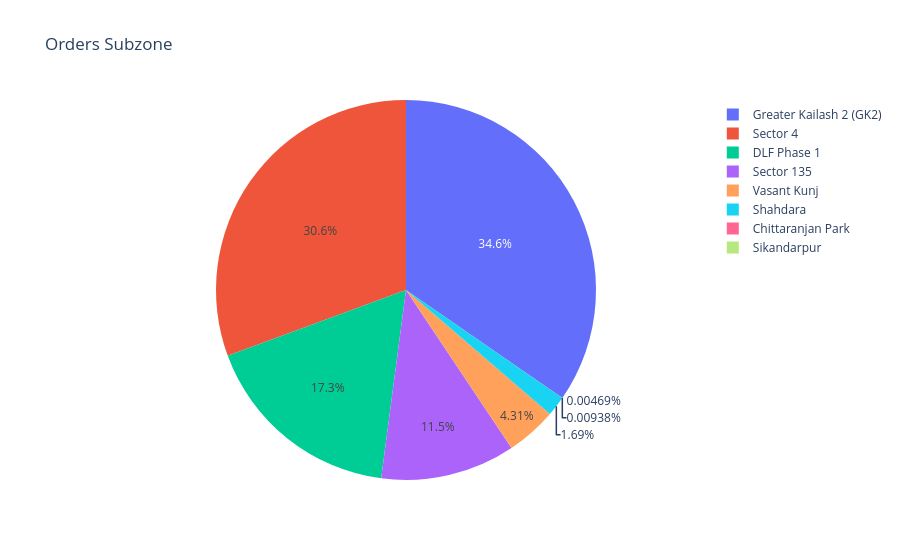

Notebook code for this chart:
### Code cell
pie = data["Subzone"].value_counts()

pie_df = pie.reset_index()
pie_df.columns = ["Subzone", "Orders"]

fig = px.pie(pie_df,
             values="Orders",
             names="Subzone",
             title="Orders Subzone")

fig.show()

### Figure 1 — Plotly figure (JSON) as saved in the notebook; plotly's stock layout.template omitted (floating-point values rounded to 4 significant figures)
{"data": [{"domain": {"x": [0, 1], "y": [0, 1]}, "hovertemplate": "Subzone=%{label}<br>Orders=%{value}<extra></extra>", "labels": ["Greater Kailash 2 (GK2)", "Sector 4", "DLF Phase 1", "Sector 135", "Vasant Kunj", "Shahdara", "Chittaranjan Park", "Sikandarpur"], "legendgroup": "", "name": "", "showlegend": true, "type": "pie", "values": [7380, 6530, 3686, 2442, 920, 360, 2, 1]}], "layout": {"legend": {"tracegroupgap": 0}, "title": {"text": "Orders Subzone"}}}
